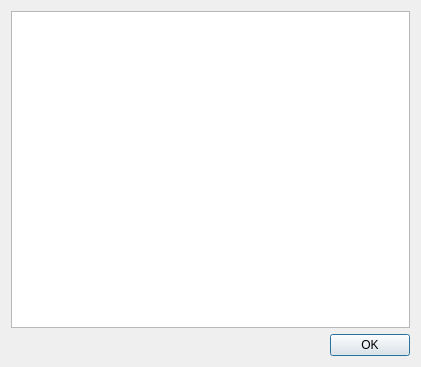
<?xml version="1.0" encoding="UTF-8"?>
<ui version="4.0">
 <class>DetailsDialog</class>
 <widget class="QDialog" name="DetailsDialog">
  <property name="geometry">
   <rect>
    <x>0</x>
    <y>0</y>
    <width>421</width>
    <height>367</height>
   </rect>
  </property>
  <property name="sizePolicy">
   <sizepolicy hsizetype="Expanding" vsizetype="Expanding">
    <horstretch>0</horstretch>
    <verstretch>0</verstretch>
   </sizepolicy>
  </property>
  <property name="windowTitle">
   <string>Details</string>
  </property>
  <layout class="QGridLayout" name="gridLayout">
   <item row="0" column="0">
    <widget class="QListWidget" name="listWidget">
     <property name="sizePolicy">
      <sizepolicy hsizetype="Expanding" vsizetype="Expanding">
       <horstretch>0</horstretch>
       <verstretch>1</verstretch>
      </sizepolicy>
     </property>
    </widget>
   </item>
   <item row="1" column="0">
    <widget class="QDialogButtonBox" name="buttonBox">
     <property name="sizePolicy">
      <sizepolicy hsizetype="Expanding" vsizetype="Expanding">
       <horstretch>0</horstretch>
       <verstretch>0</verstretch>
      </sizepolicy>
     </property>
     <property name="orientation">
      <enum>Qt::Horizontal</enum>
     </property>
     <property name="standardButtons">
      <set>QDialogButtonBox::Ok</set>
     </property>
    </widget>
   </item>
  </layout>
 </widget>
 <resources/>
 <connections>
  <connection>
   <sender>buttonBox</sender>
   <signal>accepted()</signal>
   <receiver>DetailsDialog</receiver>
   <slot>accept()</slot>
   <hints>
    <hint type="sourcelabel">
     <x>248</x>
     <y>254</y>
    </hint>
    <hint type="destinationlabel">
     <x>157</x>
     <y>274</y>
    </hint>
   </hints>
  </connection>
  <connection>
   <sender>buttonBox</sender>
   <signal>rejected()</signal>
   <receiver>DetailsDialog</receiver>
   <slot>reject()</slot>
   <hints>
    <hint type="sourcelabel">
     <x>316</x>
     <y>260</y>
    </hint>
    <hint type="destinationlabel">
     <x>286</x>
     <y>274</y>
    </hint>
   </hints>
  </connection>
 </connections>
</ui>
